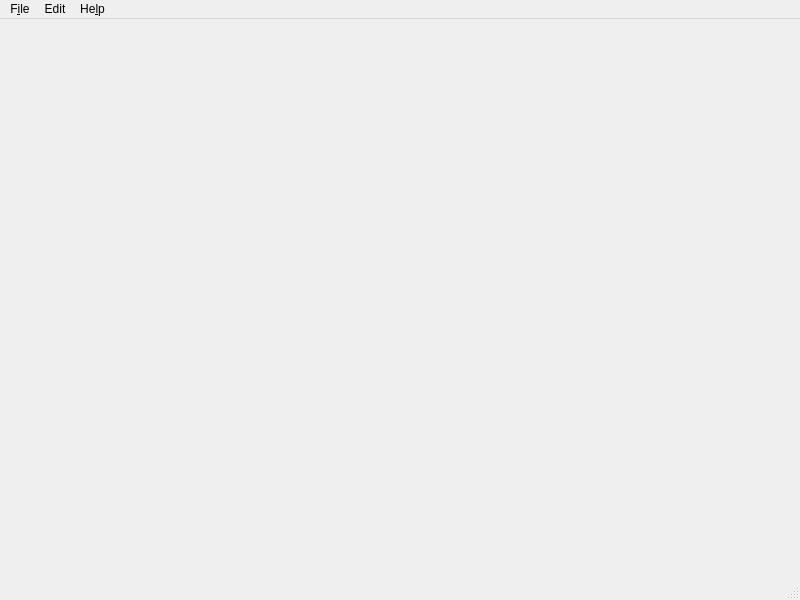
<?xml version="1.0" encoding="UTF-8"?>
<ui version="4.0">
 <class>MainWindow</class>
 <widget class="QMainWindow" name="MainWindow">
  <property name="geometry">
   <rect>
    <x>0</x>
    <y>0</y>
    <width>800</width>
    <height>600</height>
   </rect>
  </property>
  <property name="windowTitle">
   <string>MainWindow</string>
  </property>
  <widget class="QWidget" name="centralwidget"/>
  <widget class="QMenuBar" name="menubar">
   <property name="geometry">
    <rect>
     <x>0</x>
     <y>0</y>
     <width>800</width>
     <height>27</height>
    </rect>
   </property>
   <widget class="QMenu" name="menuFile">
    <property name="title">
     <string>F&amp;ile</string>
    </property>
    <addaction name="actionNew"/>
    <addaction name="actionOpen"/>
    <addaction name="actionSave"/>
    <addaction name="actionClose"/>
   </widget>
   <widget class="QMenu" name="menuEdit">
    <property name="title">
     <string>Edit</string>
    </property>
    <addaction name="actionCopy"/>
    <addaction name="actionCut"/>
    <addaction name="actionPaste"/>
   </widget>
   <widget class="QMenu" name="menuHelp">
    <property name="statusTip">
     <string>Display help</string>
    </property>
    <property name="title">
     <string>He&amp;lp</string>
    </property>
   </widget>
   <addaction name="menuFile"/>
   <addaction name="menuEdit"/>
   <addaction name="menuHelp"/>
  </widget>
  <widget class="QStatusBar" name="statusbar"/>
  <action name="actionCopy">
   <property name="text">
    <string>Copy</string>
   </property>
   <property name="statusTip">
    <string>Copy text</string>
   </property>
   <property name="shortcut">
    <string>Ctrl+C</string>
   </property>
  </action>
  <action name="actionPaste">
   <property name="text">
    <string>Paste</string>
   </property>
   <property name="statusTip">
    <string>Paste a text</string>
   </property>
   <property name="shortcut">
    <string>Ctrl+P</string>
   </property>
  </action>
  <action name="actionNew">
   <property name="text">
    <string>New</string>
   </property>
   <property name="statusTip">
    <string>Create a new file</string>
   </property>
   <property name="shortcut">
    <string>Ctrl+N</string>
   </property>
   <property name="shortcutContext">
    <enum>Qt::WindowShortcut</enum>
   </property>
  </action>
  <action name="actionOpen">
   <property name="text">
    <string>Open</string>
   </property>
   <property name="statusTip">
    <string>Open a file</string>
   </property>
   <property name="shortcut">
    <string>Ctrl+O</string>
   </property>
  </action>
  <action name="actionSave">
   <property name="text">
    <string>Save</string>
   </property>
   <property name="statusTip">
    <string>Save the file</string>
   </property>
   <property name="shortcut">
    <string>Ctrl+S</string>
   </property>
  </action>
  <action name="actionDelete">
   <property name="text">
    <string>Delete</string>
   </property>
   <property name="shortcut">
    <string>Ctrl+D</string>
   </property>
  </action>
  <action name="actionCut">
   <property name="text">
    <string>Cut</string>
   </property>
   <property name="statusTip">
    <string>Cut a text</string>
   </property>
   <property name="shortcut">
    <string>Ctrl+X</string>
   </property>
  </action>
  <action name="actionClose">
   <property name="text">
    <string>Close</string>
   </property>
   <property name="statusTip">
    <string>Close the file</string>
   </property>
   <property name="shortcut">
    <string>Alt+C</string>
   </property>
  </action>
 </widget>
 <resources/>
 <connections/>
</ui>
